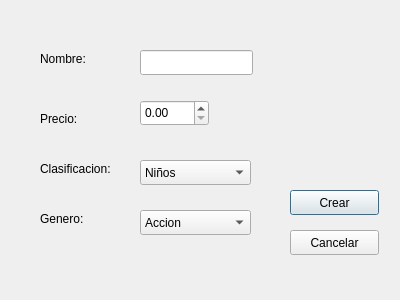
<?xml version="1.0" encoding="UTF-8"?>
<ui version="4.0">
 <class>crear_juego</class>
 <widget class="QDialog" name="crear_juego">
  <property name="geometry">
   <rect>
    <x>0</x>
    <y>0</y>
    <width>400</width>
    <height>300</height>
   </rect>
  </property>
  <property name="windowTitle">
   <string>Crear Juego</string>
  </property>
  <widget class="QLabel" name="label">
   <property name="geometry">
    <rect>
     <x>40</x>
     <y>50</y>
     <width>67</width>
     <height>17</height>
    </rect>
   </property>
   <property name="text">
    <string>Nombre:</string>
   </property>
  </widget>
  <widget class="QLabel" name="label_2">
   <property name="geometry">
    <rect>
     <x>40</x>
     <y>110</y>
     <width>51</width>
     <height>17</height>
    </rect>
   </property>
   <property name="text">
    <string>Precio:</string>
   </property>
  </widget>
  <widget class="QLabel" name="label_3">
   <property name="geometry">
    <rect>
     <x>40</x>
     <y>160</y>
     <width>91</width>
     <height>17</height>
    </rect>
   </property>
   <property name="text">
    <string>Clasificacion:</string>
   </property>
  </widget>
  <widget class="QLabel" name="label_4">
   <property name="geometry">
    <rect>
     <x>40</x>
     <y>210</y>
     <width>61</width>
     <height>17</height>
    </rect>
   </property>
   <property name="text">
    <string>Genero:</string>
   </property>
  </widget>
  <widget class="QLineEdit" name="le_cj_nombre">
   <property name="geometry">
    <rect>
     <x>140</x>
     <y>50</y>
     <width>113</width>
     <height>25</height>
    </rect>
   </property>
  </widget>
  <widget class="QComboBox" name="cb_cj_clasificacion">
   <property name="geometry">
    <rect>
     <x>140</x>
     <y>160</y>
     <width>111</width>
     <height>25</height>
    </rect>
   </property>
   <item>
    <property name="text">
     <string>Niños</string>
    </property>
   </item>
   <item>
    <property name="text">
     <string>Toda Persona</string>
    </property>
   </item>
   <item>
    <property name="text">
     <string>Todos 10+</string>
    </property>
   </item>
   <item>
    <property name="text">
     <string>Adolecente</string>
    </property>
   </item>
   <item>
    <property name="text">
     <string>Maduro 17+</string>
    </property>
   </item>
   <item>
    <property name="text">
     <string>Solo Adultos</string>
    </property>
   </item>
   <item>
    <property name="text">
     <string>En Espera</string>
    </property>
   </item>
  </widget>
  <widget class="QComboBox" name="cb_cj_genero">
   <property name="geometry">
    <rect>
     <x>140</x>
     <y>210</y>
     <width>111</width>
     <height>25</height>
    </rect>
   </property>
   <item>
    <property name="text">
     <string>Accion</string>
    </property>
   </item>
   <item>
    <property name="text">
     <string>Disparos</string>
    </property>
   </item>
   <item>
    <property name="text">
     <string>Estrategia</string>
    </property>
   </item>
   <item>
    <property name="text">
     <string>Simulacion</string>
    </property>
   </item>
   <item>
    <property name="text">
     <string>Deporte</string>
    </property>
   </item>
   <item>
    <property name="text">
     <string>Carreras</string>
    </property>
   </item>
   <item>
    <property name="text">
     <string>Aventura</string>
    </property>
   </item>
   <item>
    <property name="text">
     <string>Rol</string>
    </property>
   </item>
  </widget>
  <widget class="QPushButton" name="pushButton">
   <property name="geometry">
    <rect>
     <x>290</x>
     <y>190</y>
     <width>89</width>
     <height>25</height>
    </rect>
   </property>
   <property name="text">
    <string>Crear</string>
   </property>
  </widget>
  <widget class="QPushButton" name="pushButton_2">
   <property name="geometry">
    <rect>
     <x>290</x>
     <y>230</y>
     <width>89</width>
     <height>25</height>
    </rect>
   </property>
   <property name="text">
    <string>Cancelar</string>
   </property>
  </widget>
  <widget class="QDoubleSpinBox" name="dsb_cj_precio">
   <property name="geometry">
    <rect>
     <x>140</x>
     <y>100</y>
     <width>69</width>
     <height>26</height>
    </rect>
   </property>
  </widget>
 </widget>
 <resources/>
 <connections/>
</ui>
